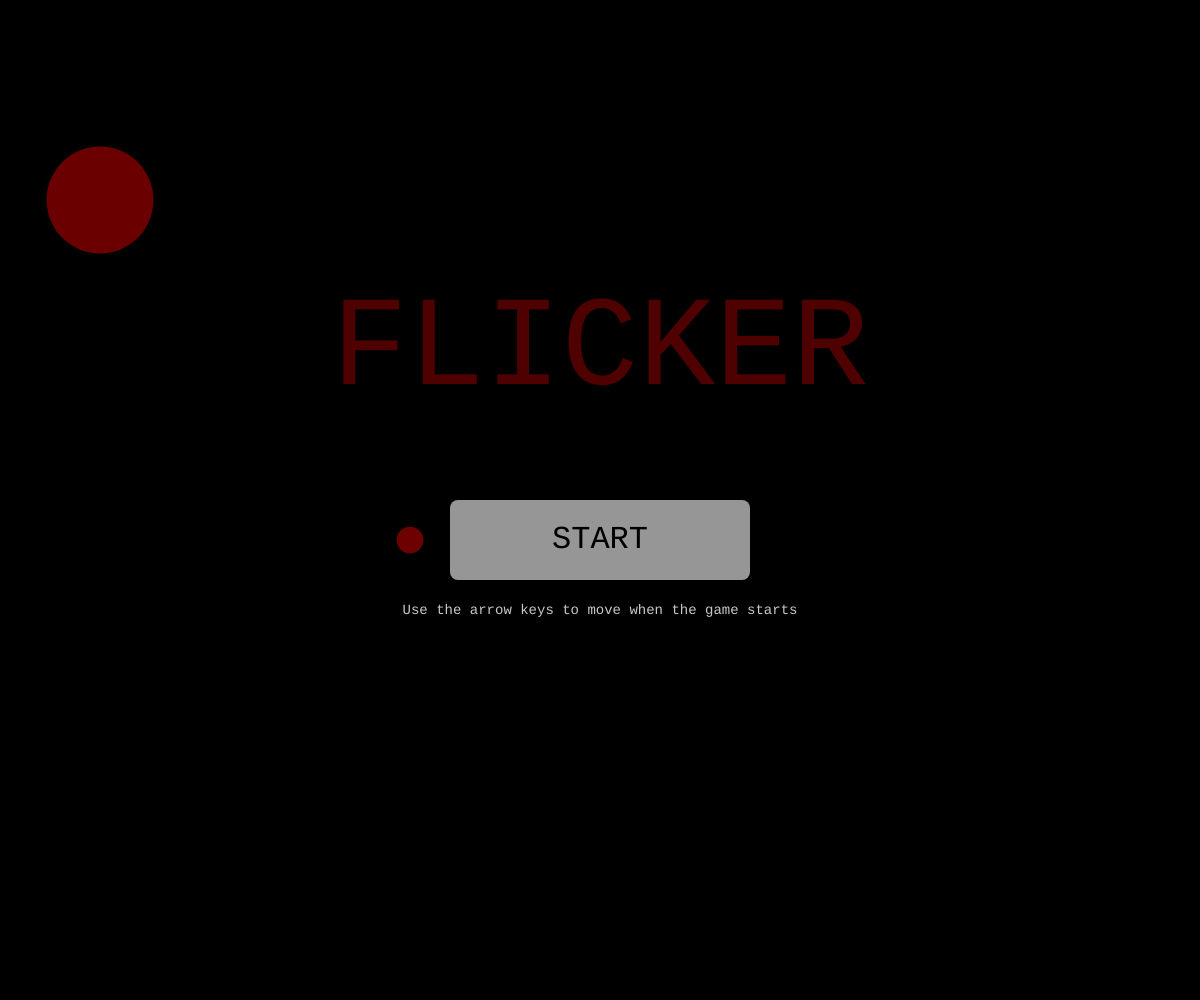
Frame 1 (no input)
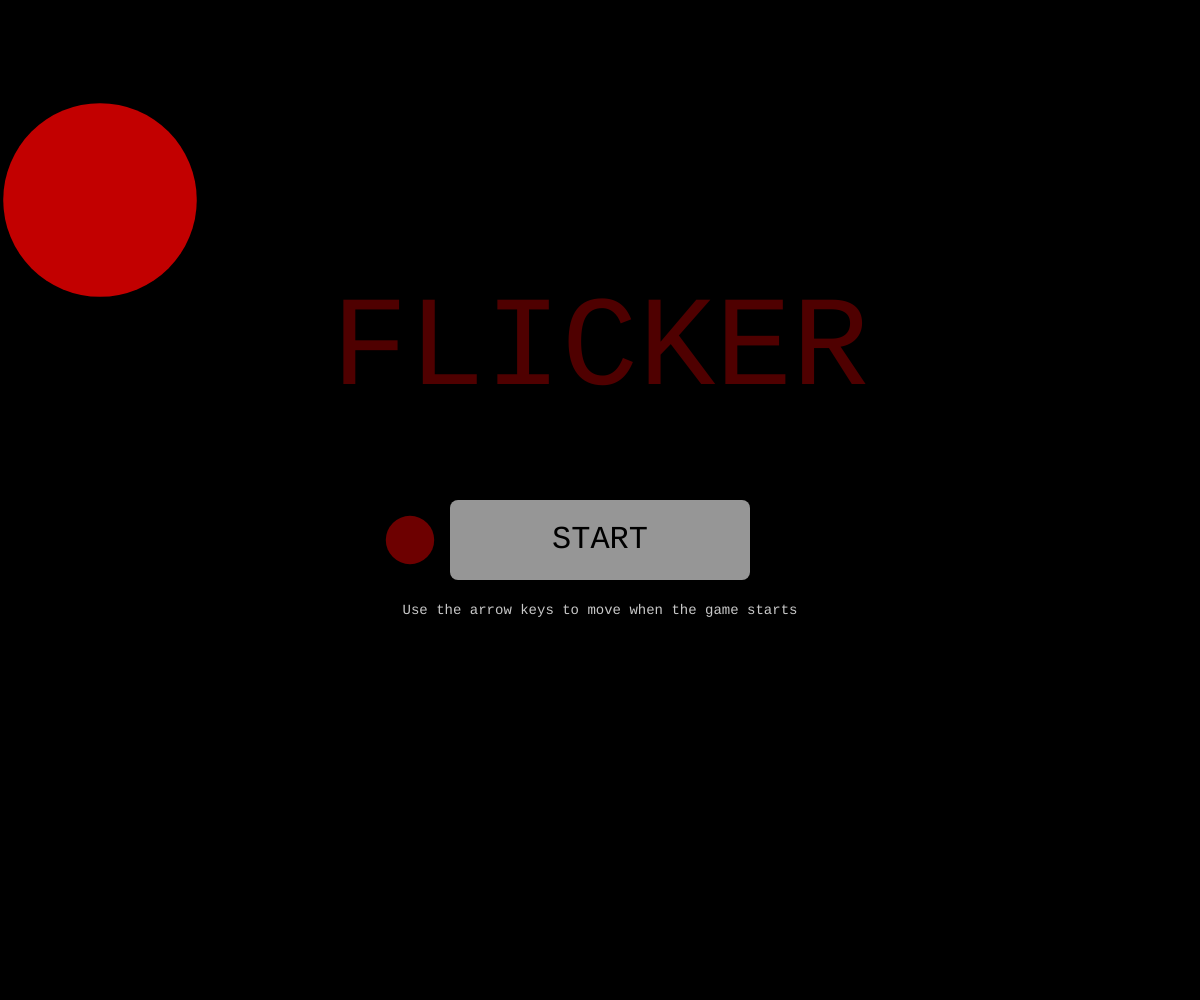
Frame 60 (no input)
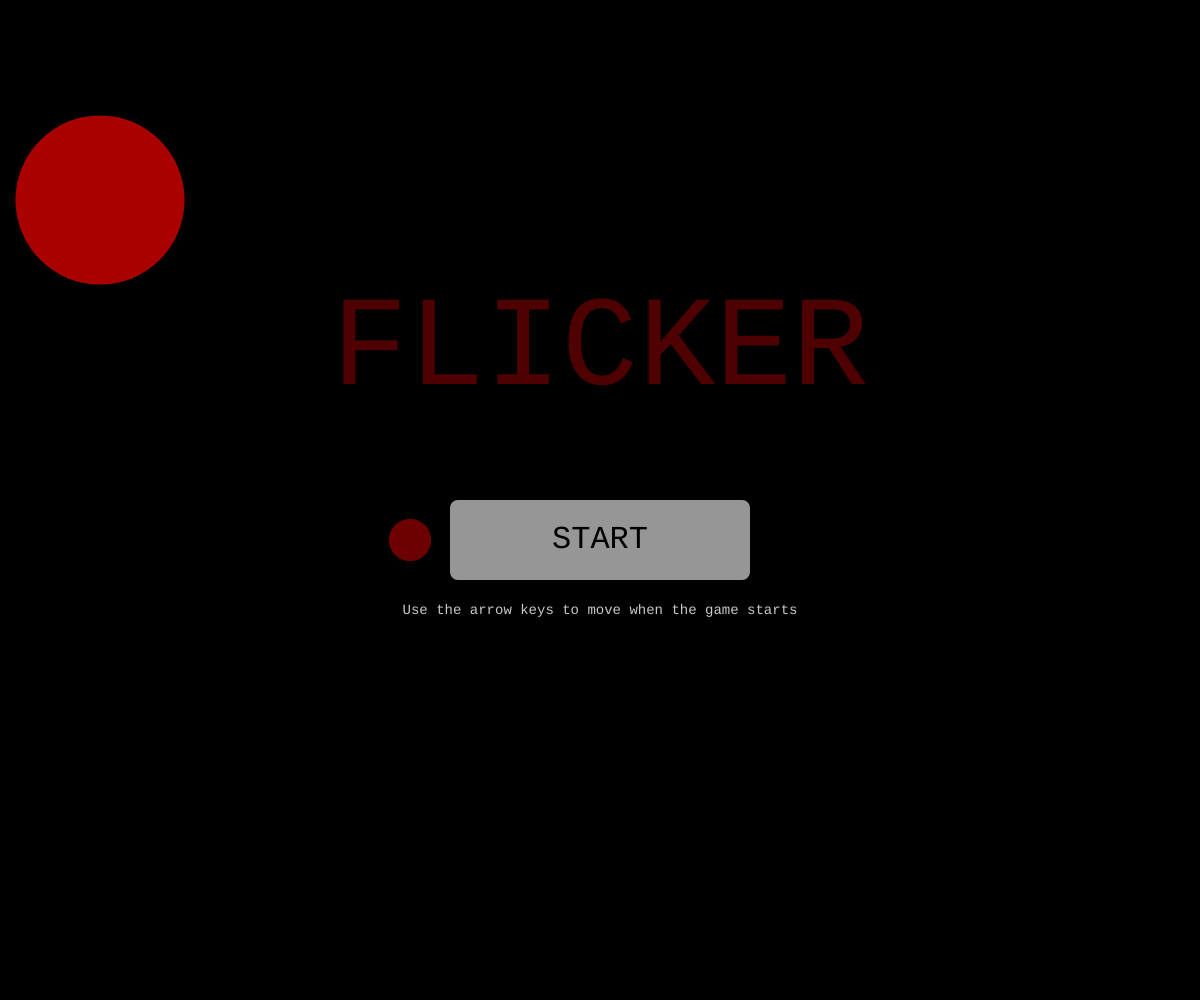
Frame 120 (the mouse pressed at the canvas centre since frame 60)

The p5.js sketch that drew these frames (run headless with seeded random() and noise() and a simulated clock; from frame 60 on, the mouse is pressed at the canvas centre):

// p5.js sketch
// ── sketch.js

let introLines = [
  "You woke up in your office from a bad dream...",
  "Every single part of your body is numb...",
  "Try get out of the building as quick as possible.",
  "There is a fire exit somewhere around the area.",
  "Try get out of there before it is too late.",
  "However...",
  "If you dont make it through in time...",
  "You will die..",
];


let gameState = "menu";
let currentIndex = 0;
let lastChangeTime = 0;
let player1;
let flickerSpeed = 0.20;
let menuBtnW = 300;
let menuBtnH = 80;
let menuBtnX;
let menuBtnY;
let aniX = 0;
let isPlaying = false; 
let canvasWidth, canvasHeight;
let hazardX = 0;
let hazardY = 0;
let hazardSize = 40;




function setup() {
  
  createCanvas(windowWidth, windowHeight);
  canvasWidth = width;
  canvasHeight = height;
  textFont("monospace");

  player1 = new Player();
  menuBtnX = width / 2 - menuBtnW / 2;
  menuBtnY = height / 2;
  lastChangeTime = millis();
  isPlaying = false;
}


function draw() {
  background(0);
  flicker();

  if (gameState === "menu") {
    drawMenu();
  } else if (gameState === "intro") {
    drawIntro();
  } else if (gameState === "main") {
    drawMain();
  } else if (gameState === "gameover") {
    drawGameOver();
  }
}


function windowResized() {  
  resizeCanvas(windowWidth, windowHeight);
  menuBtnX = width / 2 - menuBtnW / 2;
  menuBtnY = height / 2;
}

function drawMenu() {
  textAlign(CENTER, CENTER);
  fill(79, 0, 0);
  textSize(128);
  text("FLICKER", width / 2, height / 2 - 150);

  let hovering = (mouseX > menuBtnX && mouseX < menuBtnX + menuBtnW &&
                  mouseY > menuBtnY && mouseY < menuBtnY + menuBtnH);

  if (hovering) {
    fill(79, 0, 0); 
  } else {
    fill(150); 
  }

  rect(menuBtnX, menuBtnY, menuBtnW, menuBtnH, 8);

  animation();
  fill(0);
  textSize(32);
  text("START", width / 2, menuBtnY + menuBtnH / 2);
  textSize(14);
  fill(200);
  text("Use the arrow keys to move when the game starts", width / 2, menuBtnY + menuBtnH + 30);
}

function drawIntro() {
  fill(139, 0, 0);
  textAlign(LEFT, TOP);
  textSize(32);

  // Show line progressively
  let y = 100;
  for (let i = 0; i < currentIndex; i++) {
    text(introLines[i], 50, y);
    y += 50; 
  }

  if (currentIndex < introLines.length) {
    if (millis() - lastChangeTime > 1200) { 
      currentIndex++;
      lastChangeTime = millis();
    }
  } else {
    if (millis() - lastChangeTime > 1000) {
      gameState = "main";
      isPlaying = true;
      currentIndex = 0; 
      lastChangeTime = millis();
    }
  }
}


function drawMain() {
  if (!isPlaying) return;
  drawHUD();
  player1.draw();
  drawPlaceholders();
}


function drawGameOver() {
  fill(0, 150);
  rect(0, 0, width, height);

  textAlign(CENTER, CENTER);
  fill(255, 0, 0);
  textSize(64);
  text("GAME OVER", width / 2, height / 2);

  textSize(20);
  fill(255);
  text("Click anywhere to return to menu", width / 2, height / 2 + 50);
}


function drawHUD() {
  textAlign(LEFT, TOP);
  textSize(16);
  fill(200);
  text("Arrow keys to move", 20, 20);
  text("Press ESC to go to menu", 20, 40);
}

function drawPlaceholders() {  
hazardX = width - 60;
hazardY = height - 60;
hazardSize = 40;

fill(100);
circle(hazardX, hazardY, hazardSize);

checkHazardCollision();
}


function flicker() {
  let flickerVal = map(sin(frameCount * flickerSpeed), -1, 1, 10, 120);

  fill(0, 0, 0, flickerVal);
  noStroke();
  rect(0, 0, width, height);
}

function animation() { //Tom Keene helped me with this animation function, where I can understand the duration of the animation.
   aniX = map(sin(frameCount * 0.02), -1, 1, 10, 200); // smooth in/out
  fill(255, 0, 0, aniX); 
  circle(100, 200, aniX);

  fill(139, 0, 0, 200);
  circle(menuBtnX - 40, menuBtnY + menuBtnH / 2, aniX / 4);
}

function mousePressed() {
  if (gameState === "menu") {
   
    if (mouseX > menuBtnX && mouseX < menuBtnX + menuBtnW &&
        mouseY > menuBtnY && mouseY < menuBtnY + menuBtnH) {
      
      gameState = "intro";
      currentIndex = 0;
      lastChangeTime = millis();
    }
  }
  
  else if (gameState === "gameover") {
    resetToMenu();
  }
}

function keyPressed() {

  if (keyCode === ESCAPE) {
    resetToMenu();
  }
}

function resetToMenu() {
  
  gameState = "menu";
  currentIndex = 0;
  lastChangeTime = millis();
  isPlaying = false;

 
  player1.resetPosition();  
  menuBtnX = width / 2 - menuBtnW / 2;
  menuBtnY = height / 2;
}


function gameOver() {
  isPlaying = false;
  gameState = "gameover";
}

function checkHazardCollision() {

  let playerX = player1.x;
  let playerY = player1.y;
  let playerRadius = player1.size / 2;

  let hazardRadius = hazardSize / 2;

  let distanceBetween = dist(playerX, playerY, hazardX, hazardY);

  if (distanceBetween < playerRadius + hazardRadius) {
    gameOver();  // Go back to menu screen
  }
}

class Player {
  constructor() {
    this.x = width / 2;
    this.y = height / 2;

    this.size = 40;

    this.speed = 1.5;
  }

  draw() {
  let pulse = sin(frameCount * 0.1) * 3; 
circle(this.x, this.y, this.size + pulse);

    fill(139, 0, 0);

    circle(this.x, this.y, this.size - 10);

    fill(100);
    circle(this.x + 10, this.y + 10, this.size - 30);

    this.move();
  }

  
  move() {
    // Left
    if (keyIsDown(LEFT_ARROW)) {
      this.x -= this.speed;
    }

    // Right
    if (keyIsDown(RIGHT_ARROW)) {
      this.x += this.speed;
    }

    // Up
    if (keyIsDown(UP_ARROW)) {
      this.y -= this.speed;
    }

    // Down
    if (keyIsDown(DOWN_ARROW)) {
      this.y += this.speed;
    }

    let halfSize = this.size / 2;
    this.x = constrain(this.x, halfSize, width - halfSize);
    this.y = constrain(this.y, halfSize, height - halfSize);
  }

  resetPosition() {
    this.x = width / 2;
    this.y = height / 2;
  }
}


// ── indexOLD.html

<!DOCTYPE html>
<html lang="en">
<head>
  <meta charset="UTF-8" />
  <meta name="viewport" content="width=device-width, initial-scale=1.0" />
  <title>NULLSPACE MWAHAHAHA</title>
  <link rel="stylesheet" href="styleOLD.css" />
</head>
<body>
  <div id="game-container">
    <div id="title">NULLSPACE</div>
    <button id="enter-btn">LET'S PLAY.</button>
    <div id="horror-text"></div>
  </div>

  <script>
    const btn = document.getElementById('enter-btn');
    const textBox = document.getElementById('horror-text');

    const introLines = [
      "You woke up in your office from a bad dream...",
      "You start wondering where everyone went...",
      "You try to remember what happened...",
      "But your mind is blank.",
      "Is this real?",
      "It was dark...",
      "And it was cold.",
      "Cold like the void of space...",

    ];

    btn.addEventListener('click', () => {
      btn.style.display = 'none';
      let index = 0;
      textBox.style.opacity = 1;

      const interval = setInterval(() => {
        if (index < introLines.length) {
          textBox.textContent += introLines[index] + "\n";
          index++;
        } else {
          clearInterval(interval);
        }
      }, 2000);
    });
  </script>
</body>
</html>

// ── styleOLD.css
body {  /* format of the background and text */
margin: 0;
padding: 0;
background: black;
color: #e0e0e0;
font-family: 'Courier New', monospace;
overflow: hidden;
}


#game-container { /* centers the content of the game */
width: 100vw;
height: 100vh;
display: flex;
align-items: center;
justify-content: center;
flex-direction: column;
text-align: center;
}


#title { /* text animation duration and colour */
font-size: 48px;
color: rgb(63, 5, 5);
margin-bottom: 20px;
opacity: 0;
animation: fadeIn 3s forwards;
}


#enter-btn {
padding: 12px 24px;
background: transparent;
border: 2px solid #e0e0e0;
color: #e0e0e0;
cursor: pointer;
font-size: 20px;
opacity: 0;
animation: fadeIn 3s forwards 2s;
}


#enter-btn:hover {
background: #601a1a;
color: black;
}


@keyframes fadeIn {
from { opacity: 0; }
to { opacity: 1; }
}


#horror-text {
font-size: 24px;
opacity: 0;
margin-top: 40px;
line-height: 1.5;
white-space: pre-line;
}
